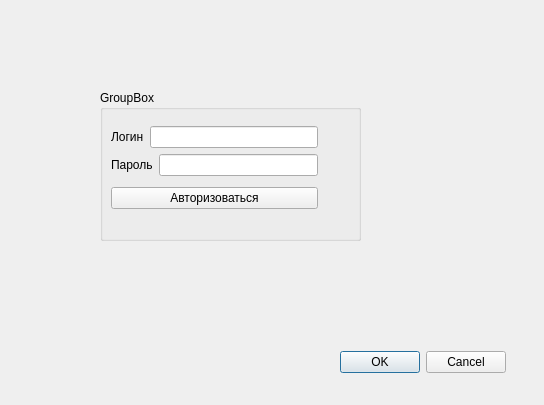
<?xml version="1.0" encoding="UTF-8"?>
<ui version="4.0">
 <class>GitConnection</class>
 <widget class="QDialog" name="GitConnection">
  <property name="geometry">
   <rect>
    <x>0</x>
    <y>0</y>
    <width>544</width>
    <height>405</height>
   </rect>
  </property>
  <property name="windowTitle">
   <string>Dialog</string>
  </property>
  <widget class="QGroupBox" name="groupBox">
   <property name="geometry">
    <rect>
     <x>100</x>
     <y>90</y>
     <width>261</width>
     <height>151</height>
    </rect>
   </property>
   <property name="title">
    <string>GroupBox</string>
   </property>
   <widget class="QWidget" name="">
    <property name="geometry">
     <rect>
      <x>11</x>
      <y>31</y>
      <width>207</width>
      <height>95</height>
     </rect>
    </property>
    <layout class="QVBoxLayout" name="verticalLayout_2">
     <item>
      <layout class="QVBoxLayout" name="verticalLayout">
       <item>
        <layout class="QHBoxLayout" name="horizontalLayout">
         <item>
          <widget class="QLabel" name="label">
           <property name="text">
            <string>Логин</string>
           </property>
          </widget>
         </item>
         <item>
          <widget class="QLineEdit" name="login"/>
         </item>
        </layout>
       </item>
       <item>
        <layout class="QHBoxLayout" name="horizontalLayout_2">
         <item>
          <widget class="QLabel" name="label_2">
           <property name="text">
            <string>Пароль</string>
           </property>
          </widget>
         </item>
         <item>
          <widget class="QLineEdit" name="password"/>
         </item>
        </layout>
       </item>
      </layout>
     </item>
     <item>
      <widget class="QPushButton" name="pushButton">
       <property name="text">
        <string>Авторизоваться</string>
       </property>
      </widget>
     </item>
    </layout>
   </widget>
  </widget>
  <widget class="QDialogButtonBox" name="buttonBox">
   <property name="geometry">
    <rect>
     <x>340</x>
     <y>350</y>
     <width>166</width>
     <height>25</height>
    </rect>
   </property>
   <property name="standardButtons">
    <set>QDialogButtonBox::Cancel|QDialogButtonBox::Ok</set>
   </property>
  </widget>
 </widget>
 <resources/>
 <connections>
  <connection>
   <sender>buttonBox</sender>
   <signal>accepted()</signal>
   <receiver>GitConnection</receiver>
   <slot>accept()</slot>
   <hints>
    <hint type="sourcelabel">
     <x>402</x>
     <y>362</y>
    </hint>
    <hint type="destinationlabel">
     <x>294</x>
     <y>319</y>
    </hint>
   </hints>
  </connection>
  <connection>
   <sender>buttonBox</sender>
   <signal>rejected()</signal>
   <receiver>GitConnection</receiver>
   <slot>reject()</slot>
   <hints>
    <hint type="sourcelabel">
     <x>461</x>
     <y>364</y>
    </hint>
    <hint type="destinationlabel">
     <x>458</x>
     <y>308</y>
    </hint>
   </hints>
  </connection>
 </connections>
</ui>
